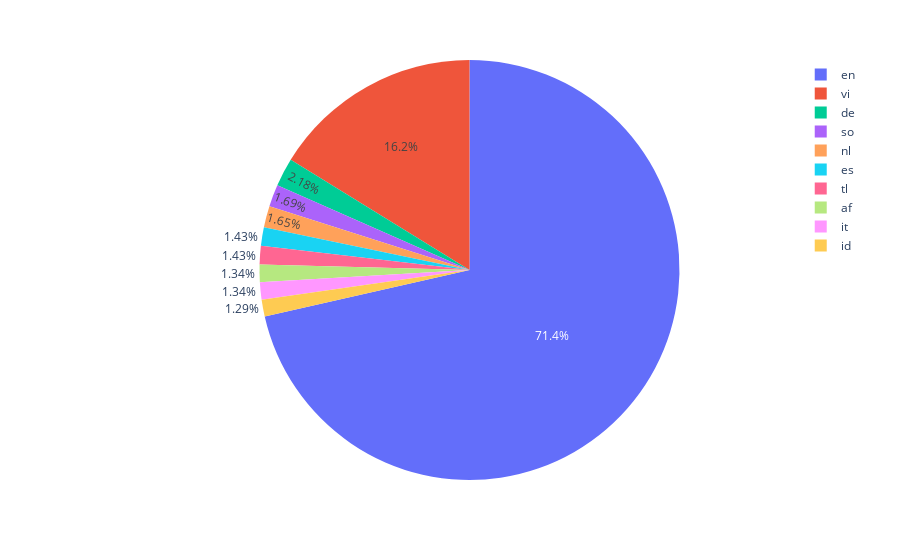

This figure's notebook cell:
### Code cell
# TẠO BIỂU ĐỒ THỐNG KÊ NGÔN NGỮ ĐƯỢC SỬ DỤNG TRONG 2573 COMMENT

top_10_languages = language_statistics.sort_values(by='count', ascending=False).head(10)
top_10_languages['percentage'] = (top_10_languages['count'] / top_10_languages['count'].sum()) * 100
lang_plot = px.pie(top_10_languages, values='percentage', names='language')
lang_plot.show()

### Figure 1 — Plotly figure (JSON) as saved in the notebook; plotly's stock layout.template omitted (floating-point values rounded to 4 significant figures)
{"data": [{"domain": {"x": [0, 1], "y": [0, 1]}, "hovertemplate": "language=%{label}<br>percentage=%{value}<extra></extra>", "labels": ["en", "vi", "de", "so", "nl", "es", "tl", "af", "it", "id"], "legendgroup": "", "name": "", "showlegend": true, "type": "pie", "values": [71.45, 16.21, 2.183, 1.693, 1.648, 1.425, 1.425, 1.336, 1.336, 1.292]}], "layout": {"legend": {"tracegroupgap": 0}, "margin": {"t": 60}}}
